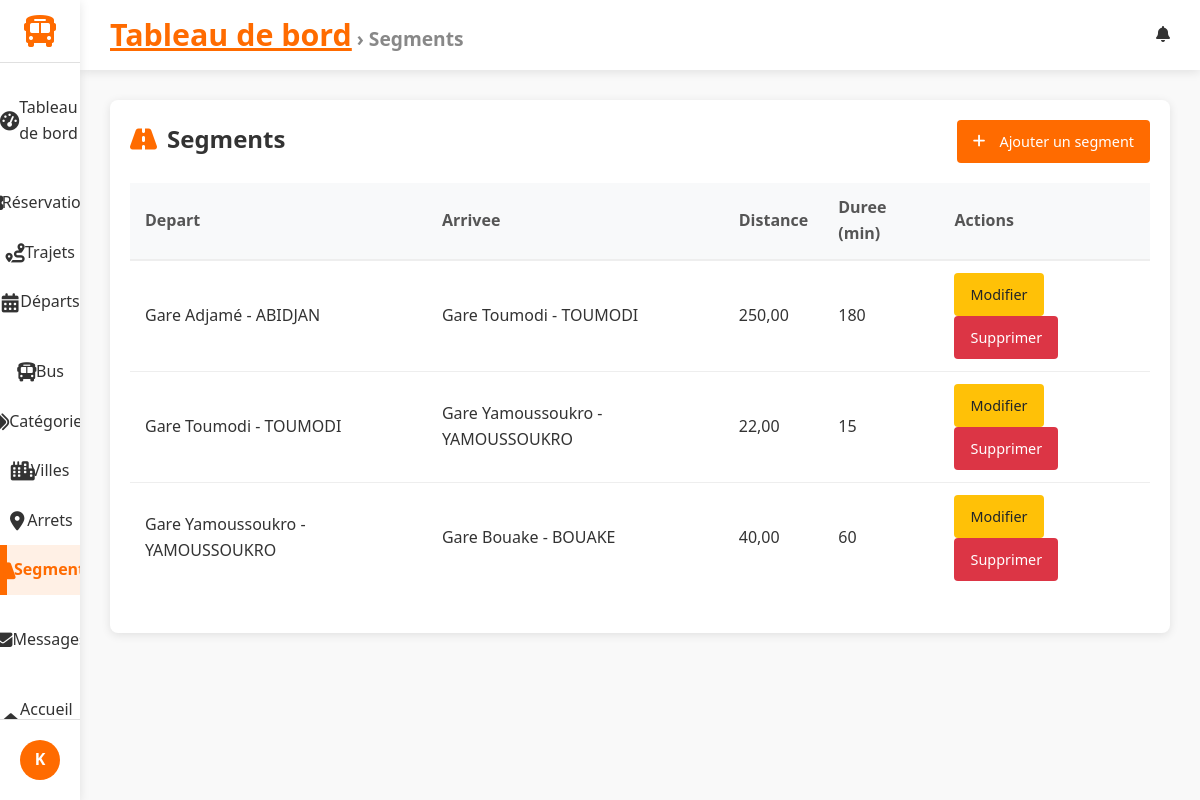
Page /dashboard/segments/ (signed in) on the earlier database version.
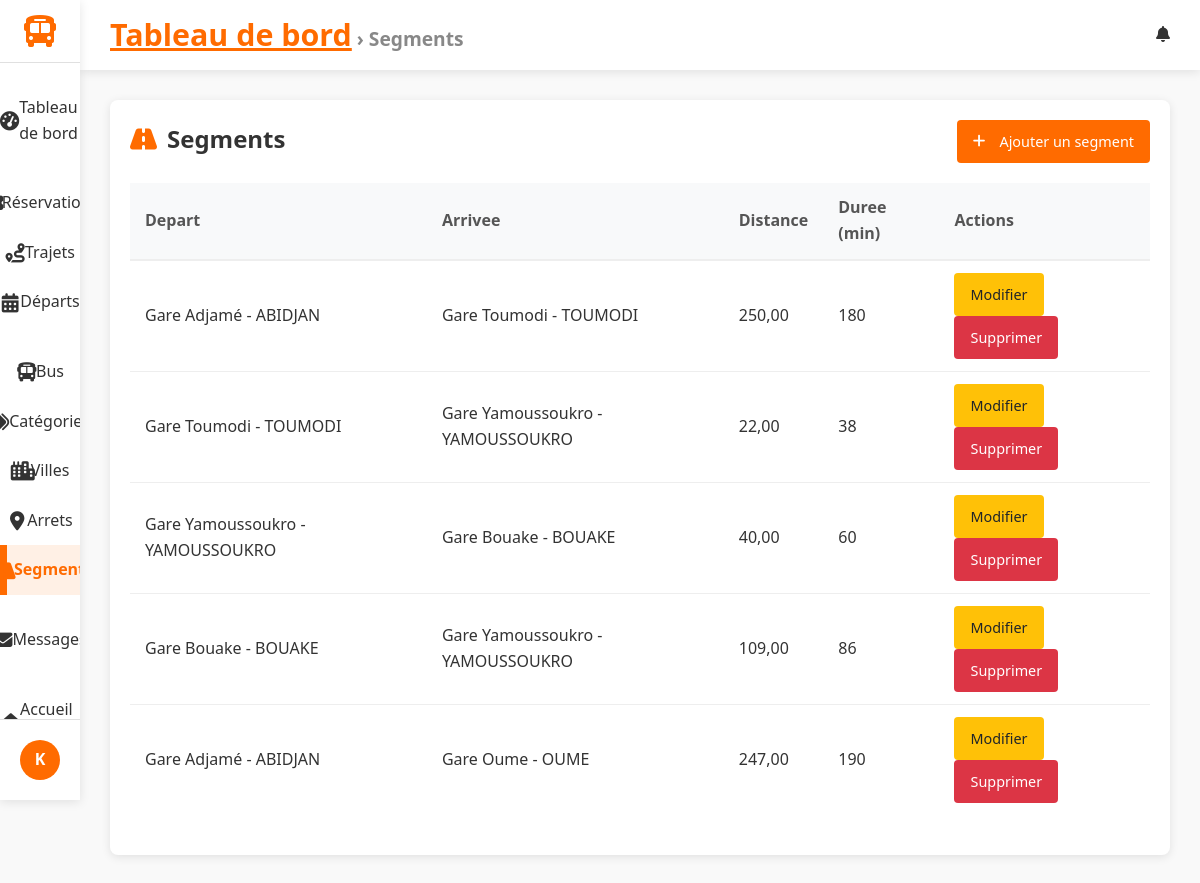
Same page on the later database version.
### trips/models.py (models this page shows, shortened)
class Segment(models.Model):
    arret_depart = models.ForeignKey(Arret, on_delete=models.CASCADE, related_name="segments_depart")
    arret_arrivee = models.ForeignKey(Arret, on_delete=models.CASCADE, related_name="segments_arrivee")
    distance_km = models.DecimalField(max_digits=10, decimal_places=2)
    duree_minutes = models.PositiveIntegerField()

class Arret(models.Model):
    ville = models.ForeignKey(Ville, on_delete=models.CASCADE)
    nom = models.CharField(max_length=100)
    adresse = models.CharField(max_length=200)
    def __str__(self):
        return f"{self.nom} - {self.ville.nom}"

class Ville(models.Model):
    nom = models.CharField(max_length=100)
    code = models.CharField(max_length=10, unique=True)

### gareci_admin/views.py (the view)
# urls.py: path("segments/", SegmentListView.as_view(), name="segment_list"),
class SegmentListView(StaffRequiredMixin, ActiveTabMixin, BreadcrumbMixin, ListView):
    model = Segment
    template_name = "dashboard/segment_list.html"
    active_tab_value = "segments"
    breadcrumb_title = "Segments"

### gareci_admin/utils.py (called while the page is built)
    def test_func(self):
        return self.request.user.is_staff

    def get_context_data(self, **kwargs):
        context = super().get_context_data(**kwargs)
        if self.active_tab_value:
            context['active_tab'] = self.active_tab_value
        return context

    def get_context_data(self, **kwargs):
        context = super().get_context_data(**kwargs)
        if self.breadcrumb_title:
            context['breadcrumb_title'] = self.breadcrumb_title
        return context

### gareci_admin/templates/dashboard/segment_list.html (shortened to what this page needs)
{% extends 'dashboard/dashboard_base.html' %}
{% block content %}
<div class="trips-container">
    <div class="trips-header">
        <h2><i class="fas fa-road"></i> Segments</h2>
        <a href="{% url 'dashboard:segment_add' %}" class="btn btn-primary"><i class="fas fa-plus"></i> Ajouter un segment</a>
    </div>
    <table class="trips-table">
        <thead><tr><th>Depart</th><th>Arrivee</th><th>Distance</th><th>Duree (min)</th><th>Actions</th></tr></thead>
        <tbody>
            {% for segment in object_list %}
            <tr>
                <td>{{ segment.arret_depart }}</td>
                <td>{{ segment.arret_arrivee }}</td>
                <td>{{ segment.distance_km }}</td>
                <td>{{ segment.duree_minutes }}</td>
                <td>
                    <a href="{% url 'dashboard:segment_edit' segment.pk %}" class="btn btn-sm btn-warning">Modifier</a>
                    <a href="{% url 'dashboard:segment_delete' segment.pk %}" class="btn btn-sm btn-danger">Supprimer</a>
                </td>
            </tr>
            {% empty %}
            <tr><td colspan="5">Aucun segment.</td></tr>
            {% endfor %}
        </tbody>
    </table>
</div>
{% endblock %}

Differences in the rows shown:
changed Segment (number 2 of 5 on the later page): duree_minutes "15" → "38"
added Segment: arret_depart "Gare Bouake - BOUAKE", arret_arrivee "Gare Yamoussoukro - YAMOUSSOUKRO", distance_km "109,00", duree_minutes "86"
added Segment: arret_depart "Gare Adjamé - ABIDJAN", arret_arrivee "Gare Oume - OUME", distance_km "247,00", duree_minutes "190"
